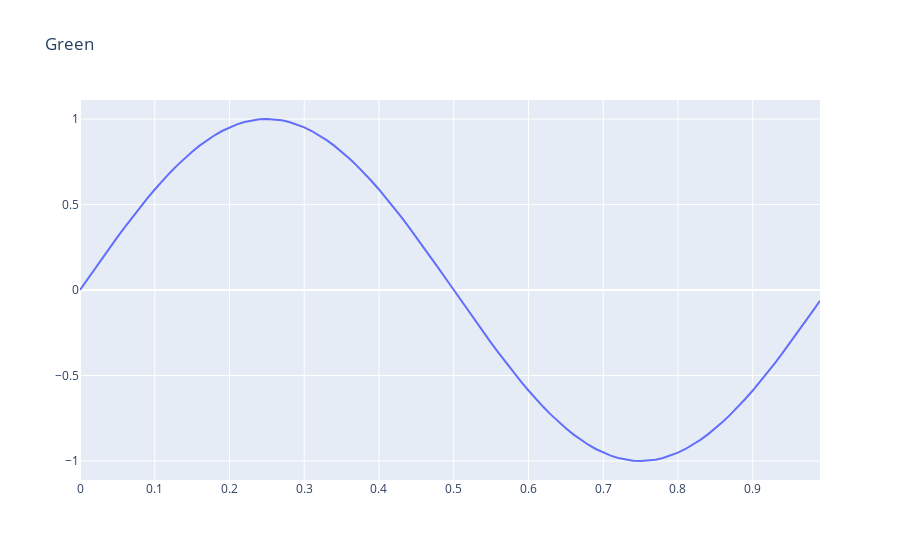
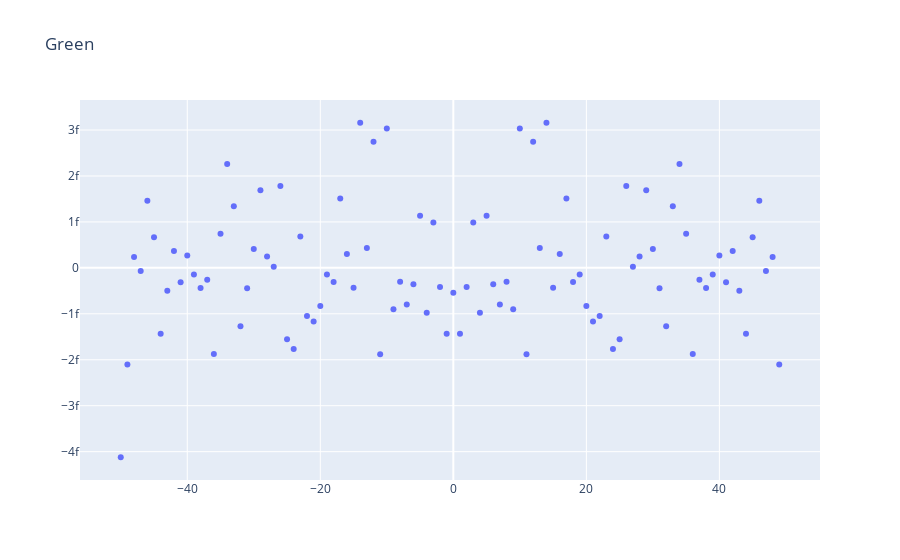
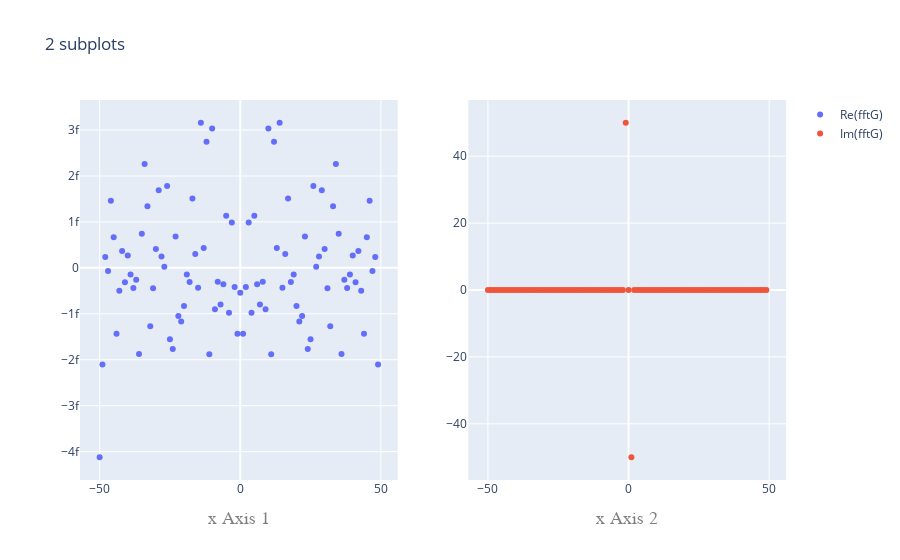

The notebook cell these images were saved under, in order:
### Markdown cell above
### Tracé des graphes avec la bibliothèque plotly
Elle utilise javascript et nécessite un navigateur.
* Licence : MIT

- Vous pouvez utiliser Plotly gratuitement dans vos projets personnels, académiques ou commerciaux.
- Vous pouvez modifier, distribuer et intégrer Plotly dans vos propres applications.
- Vous devez inclure la licence MIT si vous redistribuez du code modifié.

Examiner en particulier les capacités de plotly pour zoomer une partie d'un graphe et récupérer une valeur sur une courbe.

### Code cell
from plotly import subplots
import plotly.offline as py
import plotly.graph_objs as go

import math
import numpy as np
import matplotlib.pyplot as plt
from scipy.fft import fft, fftfreq

def kern(t, T):
    return np.sin(2 * np.pi * t / T)

# Paramètres
T = 1
N = 100  # nombre d'échantillons
t = np.linspace(0, T, N, endpoint=False)  # temps d'échantillonnage

# Signal
G = kern(t, T)

# Make plotly work with Jupyter notebook using the plotly.js CDN
py.init_notebook_mode(connected=True)

trace1 = go.Scatter(
    x=t,
    y=G,
    name='G'
)

layout = go.Layout(
    title='Green'
)

py.iplot({
    "data": [trace1],
    "layout": layout,
})

    
# Calcul de la FFT de G avec la fonction fft du module scipy.fft
fftG = fft(G)

#  Given a window length N and a sample spacing d
#  freqs = [0, 1, ...,   N/2-1,     -N/2, ..., -1] / (d*N)   if N is even
freqs = fftfreq(N, d=T/N)  # fréquence en rad/s

trace1 = go.Scatter(
    x=freqs,
    y=fftG.real,
    name='Re(fftG)',
    mode='markers'
)

trace2 = go.Scatter(
    x=freqs,
    y=fftG.imag,
    name='Im(fftG)',
    mode='markers'
)

layout = go.Layout(
    title='Green'
)

py.iplot({
    "data": [trace1],
    "layout": layout,
})

fig = subplots.make_subplots(rows=1, cols=2)
fig.append_trace(trace1, 1, 1)
fig.append_trace(trace2, 1, 2)

#fig['layout'].update(height=600, width=600, title='2 subplots')
fig['layout'].update(title='2 subplots')

fig['layout'].update(    
    xaxis1=dict(   
        title='x Axis 1',
        titlefont=dict(
            family='Courier New, monospace',   #police
            size=18,
            color='#7f7f7f'                    #couleur du texte
        )),
    xaxis2=dict(
        title='x Axis 2',
        titlefont=dict(
            family='Courier New, monospace',
            size=18,
            color='#7f7f7f'
        ))
                    
                    )

py.iplot(fig)

### Figure 1 — Plotly figure (JSON) as saved in the notebook; plotly's stock layout.template omitted (floating-point values rounded to 4 significant figures)
{"data": [{"name": "G", "type": "scatter", "x": [0, 0.01, 0.02, 0.03, 0.04, 0.05, 0.06, 0.07, 0.08, 0.09, 0.1, 0.11, 0.12, 0.13, 0.14, 0.15, 0.16, 0.17, 0.18, 0.19, 0.2, 0.21, 0.22, 0.23, 0.24, 0.25, 0.26, 0.27, 0.28, 0.29, 0.3, 0.31, 0.32, 0.33, 0.34, 0.35, 0.36, 0.37, 0.38, 0.39, 0.4, 0.41, 0.42, 0.43, 0.44, 0.45, 0.46, 0.47, 0.48, 0.49, 0.5, 0.51, 0.52, 0.53, 0.54, 0.55, 0.56, 0.57, 0.58, 0.59, 0.6, 0.61, 0.62, 0.63, 0.64, 0.65, 0.66, 0.67, 0.68, 0.69, 0.7, 0.71, 0.72, 0.73, 0.74, 0.75, 0.76, 0.77, 0.78, 0.79, 0.8, 0.81, 0.82, 0.83, 0.84, 0.85, 0.86, 0.87, 0.88, 0.89, 0.9, 0.91, 0.92, 0.93, 0.94, 0.95, 0.96, 0.97, 0.98, 0.99], "y": [0, 0.06279, 0.1253, 0.1874, 0.2487, 0.309, 0.3681, 0.4258, 0.4818, 0.5358, 0.5878, 0.6374, 0.6845, 0.729, 0.7705, 0.809, 0.8443, 0.8763, 0.9048, 0.9298, 0.9511, 0.9686, 0.9823, 0.9921, 0.998, 1, 0.998, 0.9921, 0.9823, 0.9686, 0.9511, 0.9298, 0.9048, 0.8763, 0.8443, 0.809, 0.7705, 0.729, 0.6845, 0.6374, 0.5878, 0.5358, 0.4818, 0.4258, 0.3681, 0.309, 0.2487, 0.1874, 0.1253, 0.06279, 1.225e-16, -0.06279, -0.1253, -0.1874, -0.2487, -0.309, -0.3681, -0.4258, -0.4818, -0.5358, -0.5878, -0.6374, -0.6845, -0.729, -0.7705, -0.809, -0.8443, -0.8763, -0.9048, -0.9298, -0.9511, -0.9686, -0.9823, -0.9921, -0.998, -1, -0.998, -0.9921, -0.9823, -0.9686, -0.9511, -0.9298, -0.9048, -0.8763, -0.8443, -0.809, -0.7705, -0.729, -0.6845, -0.6374, -0.5878, -0.5358, -0.4818, -0.4258, -0.3681, -0.309, -0.2487, -0.1874, -0.1253, -0.06279]}], "layout": {"autosize": true, "title": {"text": "Green"}, "xaxis": {"autorange": true, "range": [0, 0.99], "type": "linear"}, "yaxis": {"autorange": true, "range": [-1.111, 1.111], "type": "linear"}}}

### Figure 2 — Plotly figure (JSON) as saved in the notebook; plotly's stock layout.template omitted (floating-point values rounded to 4 significant figures)
{"data": [{"mode": "markers", "name": "Re(fftG)", "type": "scatter", "x": [0, 1, 2, 3, 4, 5, 6, 7, 8, 9, 10, 11, 12, 13, 14, 15, 16, 17, 18, 19, 20, 21, 22, 23, 24, 25, 26, 27, 28, 29, 30, 31, 32, 33, 34, 35, 36, 37, 38, 39, 40, 41, 42, 43, 44, 45, 46, 47, 48, 49, -50, -49, -48, -47, -46, -45, -44, -43, -42, -41, -40, -39, -38, -37, -36, -35, -34, -33, -32, -31, -30, -29, -28, -27, -26, -25, -24, -23, -22, -21, -20, -19, -18, -17, -16, -15, -14, -13, -12, -11, -10, -9, -8, -7, -6, -5, -4, -3, -2, -1], "y": [-5.412e-16, -1.435e-15, -4.188e-16, 9.871e-16, -9.789e-16, 1.134e-15, -3.583e-16, -7.965e-16, -3.023e-16, -9.018e-16, 3.035e-15, -1.88e-15, 2.747e-15, 4.297e-16, 3.158e-15, -4.301e-16, 3.035e-16, 1.508e-15, -3.072e-16, -1.418e-16, -8.318e-16, -1.165e-15, -1.045e-15, 6.829e-16, -1.768e-15, -1.554e-15, 1.784e-15, 2.275e-17, 2.501e-16, 1.688e-15, 4.132e-16, -4.435e-16, -1.273e-15, 1.341e-15, 2.26e-15, 7.4e-16, -1.873e-15, -2.578e-16, -4.383e-16, -1.42e-16, 2.698e-16, -3.108e-16, 3.689e-16, -4.957e-16, -1.432e-15, 6.658e-16, 1.459e-15, -6.857e-17, 2.346e-16, -2.101e-15, -4.122e-15, -2.101e-15, 2.346e-16, -6.857e-17, 1.459e-15, 6.658e-16, -1.432e-15, -4.957e-16, 3.689e-16, -3.108e-16, 2.698e-16, -1.42e-16, -4.383e-16, -2.578e-16, -1.873e-15, 7.4e-16, 2.26e-15, 1.341e-15, -1.273e-15, -4.435e-16, 4.132e-16, 1.688e-15, 2.501e-16, 2.275e-17, 1.784e-15, -1.554e-15, -1.768e-15, 6.829e-16, -1.045e-15, -1.165e-15, -8.318e-16, -1.418e-16, -3.072e-16, 1.508e-15, 3.035e-16, -4.301e-16, 3.158e-15, 4.297e-16, 2.747e-15, -1.88e-15, 3.035e-15, -9.018e-16, -3.023e-16, -7.965e-16, -3.583e-16, 1.134e-15, -9.789e-16, 9.871e-16, -4.188e-16, -1.435e-15]}], "layout": {"autosize": true, "title": {"text": "Green"}, "xaxis": {"autorange": true, "range": [-56.36, 55.36], "type": "linear"}, "yaxis": {"autorange": true, "range": [-4.722e-15, 3.759e-15], "type": "linear"}}}

### Figure 3 — Plotly figure (JSON) as saved in the notebook; plotly's stock layout.template omitted (floating-point values rounded to 4 significant figures)
{"data": [{"mode": "markers", "name": "Re(fftG)", "type": "scatter", "x": [0, 1, 2, 3, 4, 5, 6, 7, 8, 9, 10, 11, 12, 13, 14, 15, 16, 17, 18, 19, 20, 21, 22, 23, 24, 25, 26, 27, 28, 29, 30, 31, 32, 33, 34, 35, 36, 37, 38, 39, 40, 41, 42, 43, 44, 45, 46, 47, 48, 49, -50, -49, -48, -47, -46, -45, -44, -43, -42, -41, -40, -39, -38, -37, -36, -35, -34, -33, -32, -31, -30, -29, -28, -27, -26, -25, -24, -23, -22, -21, -20, -19, -18, -17, -16, -15, -14, -13, -12, -11, -10, -9, -8, -7, -6, -5, -4, -3, -2, -1], "xaxis": "x", "y": [-5.412e-16, -1.435e-15, -4.188e-16, 9.871e-16, -9.789e-16, 1.134e-15, -3.583e-16, -7.965e-16, -3.023e-16, -9.018e-16, 3.035e-15, -1.88e-15, 2.747e-15, 4.297e-16, 3.158e-15, -4.301e-16, 3.035e-16, 1.508e-15, -3.072e-16, -1.418e-16, -8.318e-16, -1.165e-15, -1.045e-15, 6.829e-16, -1.768e-15, -1.554e-15, 1.784e-15, 2.275e-17, 2.501e-16, 1.688e-15, 4.132e-16, -4.435e-16, -1.273e-15, 1.341e-15, 2.26e-15, 7.4e-16, -1.873e-15, -2.578e-16, -4.383e-16, -1.42e-16, 2.698e-16, -3.108e-16, 3.689e-16, -4.957e-16, -1.432e-15, 6.658e-16, 1.459e-15, -6.857e-17, 2.346e-16, -2.101e-15, -4.122e-15, -2.101e-15, 2.346e-16, -6.857e-17, 1.459e-15, 6.658e-16, -1.432e-15, -4.957e-16, 3.689e-16, -3.108e-16, 2.698e-16, -1.42e-16, -4.383e-16, -2.578e-16, -1.873e-15, 7.4e-16, 2.26e-15, 1.341e-15, -1.273e-15, -4.435e-16, 4.132e-16, 1.688e-15, 2.501e-16, 2.275e-17, 1.784e-15, -1.554e-15, -1.768e-15, 6.829e-16, -1.045e-15, -1.165e-15, -8.318e-16, -1.418e-16, -3.072e-16, 1.508e-15, 3.035e-16, -4.301e-16, 3.158e-15, 4.297e-16, 2.747e-15, -1.88e-15, 3.035e-15, -9.018e-16, -3.023e-16, -7.965e-16, -3.583e-16, 1.134e-15, -9.789e-16, 9.871e-16, -4.188e-16, -1.435e-15], "yaxis": "y"}, {"mode": "markers", "name": "Im(fftG)", "type": "scatter", "x": [0, 1, 2, 3, 4, 5, 6, 7, 8, 9, 10, 11, 12, 13, 14, 15, 16, 17, 18, 19, 20, 21, 22, 23, 24, 25, 26, 27, 28, 29, 30, 31, 32, 33, 34, 35, 36, 37, 38, 39, 40, 41, 42, 43, 44, 45, 46, 47, 48, 49, -50, -49, -48, -47, -46, -45, -44, -43, -42, -41, -40, -39, -38, -37, -36, -35, -34, -33, -32, -31, -30, -29, -28, -27, -26, -25, -24, -23, -22, -21, -20, -19, -18, -17, -16, -15, -14, -13, -12, -11, -10, -9, -8, -7, -6, -5, -4, -3, -2, -1], "xaxis": "x2", "y": [0, -50, 3.39e-16, -2.024e-15, 1.254e-15, -8.059e-16, 2.971e-15, -2.246e-15, -7.381e-16, -3.594e-16, -1.224e-15, -4.342e-16, 5.883e-17, 5.14e-16, -1.801e-15, 6.445e-16, 4.477e-16, 4.189e-16, 1.96e-15, 2.069e-16, 1.57e-15, -1.073e-15, 1.725e-15, -8.355e-16, -3.331e-16, 2.082e-16, -3.331e-16, -2.187e-16, 5.518e-17, -6.89e-16, -2.101e-16, -1.06e-16, -4.55e-16, 4.549e-16, 1.116e-15, 5.543e-16, 3.887e-17, 9.007e-16, 1.254e-15, 1.207e-15, -5.621e-16, 1.093e-16, 3.739e-16, 6.618e-16, 4.469e-16, -4.239e-16, -5.729e-16, 1.658e-15, 1.254e-15, 0, 0, 0, -1.254e-15, -1.658e-15, 5.729e-16, 4.239e-16, -4.469e-16, -6.618e-16, -3.739e-16, -1.093e-16, 5.621e-16, -1.207e-15, -1.254e-15, -9.007e-16, -3.887e-17, -5.543e-16, -1.116e-15, -4.549e-16, 4.55e-16, 1.06e-16, 2.101e-16, 6.89e-16, -5.518e-17, 2.187e-16, 3.331e-16, -2.082e-16, 3.331e-16, 8.355e-16, -1.725e-15, 1.073e-15, -1.57e-15, -2.069e-16, -1.96e-15, -4.189e-16, -4.477e-16, -6.445e-16, 1.801e-15, -5.14e-16, -5.883e-17, 4.342e-16, 1.224e-15, 3.594e-16, 7.381e-16, 2.246e-15, -2.971e-15, 8.059e-16, -1.254e-15, 2.024e-15, -3.39e-16, 50], "yaxis": "y2"}], "layout": {"autosize": true, "title": {"text": "2 subplots"}, "xaxis": {"anchor": "y", "autorange": true, "domain": [0, 0.45], "range": [-57.61, 56.61], "title": {"font": {"color": "#7f7f7f", "family": "Courier New, monospace", "size": 18}, "text": "x Axis 1"}, "type": "linear"}, "xaxis2": {"anchor": "y2", "autorange": true, "domain": [0.55, 1], "range": [-57.61, 56.61], "title": {"font": {"color": "#7f7f7f", "family": "Courier New, monospace", "size": 18}, "text": "x Axis 2"}, "type": "linear"}, "yaxis": {"anchor": "x", "autorange": true, "domain": [0, 1], "range": [-4.722e-15, 3.759e-15], "type": "linear"}, "yaxis2": {"anchor": "x2", "autorange": true, "domain": [0, 1], "range": [-58.25, 58.25], "type": "linear"}}}
